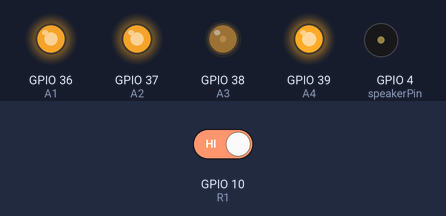
Bench run of a sketch on a simulated ESP32. Shown: output pins drawn as LEDs (lit = HIGH), buzzer (waves = sounding). The test bench sets the inputs (shaded band); at power-on: GPIO 10 (R1) HIGH.

Above: at 1.2 s.
1.3 s: GPIO 10 (R1) driven LOW
At 1.8 s:
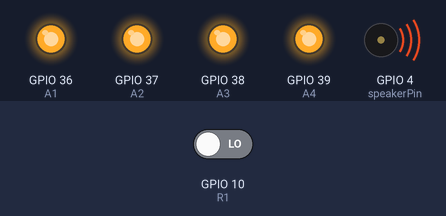
At 2.44 s:
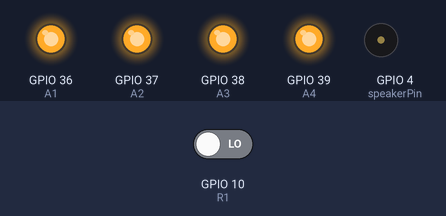
Timing chart, 0 to 10.3 s (numbered marks = the images above; inputs shaded):
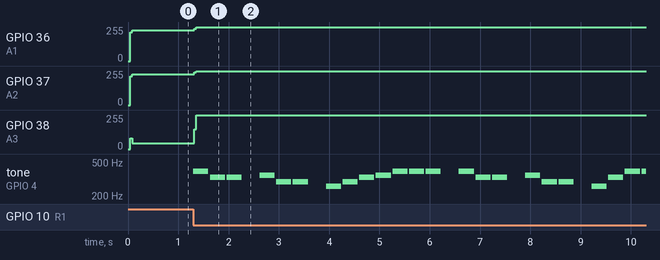

Measured:
- after the input at 1.3 s, GPIO 36 (A1), GPIO 37 (A2): 232/255 → 255/255 at once; GPIO 38 (A3): 45/255 → 255/255 at once; tone on GPIO 4 (speakerPin): plays 392 Hz for 0.30 s, 330 Hz for 0.30 s, 330 Hz for 0.30 s, 349 Hz for 0.30 s, 294 Hz for 0.30 s, 294 Hz for 0.30 s … (23 notes in this stretch), starting at once

The sketch:

HW7.ino
```cpp
#include <LiquidCrystal.h>
int speakerPin = D3;
char notes[] = "gee fdd cdefggg gee fdd cegge   dddddef eeeeefg gee fdd ceggc   ccc";
int length = sizeof(notes);
int tempo = 300;
byte Row=0, Col=0;

void setup() {
  pinMode(10, INPUT); //R1: S1,S2,S3,S4 (1,2,3,A)
  pinMode(11, INPUT_PULLUP); //R2: S5,S6,S7,S8 (4,5,6,B)
  pinMode(12, INPUT_PULLUP); //R3: S9, S10, S11,S12 (7,8,9,C)
  pinMode(13, INPUT_PULLUP); //R4: (*,0,#,D)
  pinMode(A0, OUTPUT); //A1, C1: S1,S5,S9 (1,4,7,*)
  pinMode(A1, OUTPUT); //A2, C2: S2,S6,S10 (2,5,8,0)
  pinMode(A2, OUTPUT); //A3, C3: S3,S7,S11 (3,6,9,#)
  pinMode(A3, OUTPUT); //A4, C4, S4,S8,S12 (*,0, #,D)

  digitalWrite(A0,HIGH);
  digitalWrite(A1,HIGH);
  digitalWrite(A2,HIGH);
  digitalWrite(A3,HIGH);

  pinMode(speakerPin, OUTPUT);
}

void loop() {
  static int keypressedcount=0;
  byte keyindex=0;
  if(keyscan()==true)
  {
    keyindex=(Row-1)*4+Col;
    for (int i = 0; i < length; i++) {
      if (notes[i] == ' ') {
        delay(tempo); // rest
      } else {
        playNote(speakerPin,notes[i],tempo,keyindex);
      }
      delay(tempo/10);
    }

    digitalWrite(A0,LOW);
    digitalWrite(A1,LOW);
    digitalWrite(A2,LOW);
    digitalWrite(A3,LOW);
    delayMicroseconds(100);
  }
}

void playNote(int OutputPin, char note, int duration,int scale) {
  char names[] = { 'c', 'd', 'e', 'f', 'g', 'a', 'b'};
  int tones1[] = { 261, 294, 330, 349, 392, 440, 494};
  int tones2[] = { 523, 554, 659, 698, 784, 880, 988};
  int tones3[] = { 1046, 1175, 1318, 1397, 1568, 1760, 1976};
  for (int i = 0; i < 7; i++) {
    if (names[i] == note) {
      if(scale == 1)
        tone(OutputPin,tones1[i], duration);
      else if(scale == 2)
        tone(OutputPin,tones2[i], duration);
      else
        tone(OutputPin,tones3[i], duration);
      delay(duration);
      noTone(OutputPin);
    }
  }
}

bool keyscan( )
{
  Row=0;Col=0;
  bool keypressed = false;
  //scan col1
  digitalWrite(A0, LOW);
  digitalWrite(A1, HIGH);
  digitalWrite(A2, HIGH);
  digitalWrite(A3, HIGH);
  delayMicroseconds(100);
  if(digitalRead(10)==LOW)
  {
      digitalWrite(A0, HIGH);
      Col=1;Row=1;
      keypressed = true;
      return(keypressed);
  }
  digitalWrite(A0, HIGH);
  digitalWrite(A1, LOW);
  digitalWrite(A2, HIGH);
  digitalWrite(A3, HIGH);
  delayMicroseconds(100);
  if(digitalRead(10)==LOW)
  {
      digitalWrite(A1, HIGH);
      Col=2;Row=1;
      keypressed = true;
      return(keypressed);
  }

  digitalWrite(A0, HIGH);
  digitalWrite(A1, HIGH);
  digitalWrite(A2, LOW);
  digitalWrite(A3, HIGH);
  delayMicroseconds(100);
  //Read keys in row.1
  if(digitalRead(10)==LOW)
  {
      digitalWrite(A2, HIGH);
      Col=3;Row=1;
      keypressed = true;
      return(keypressed);
  }
  return(false);
}
```
